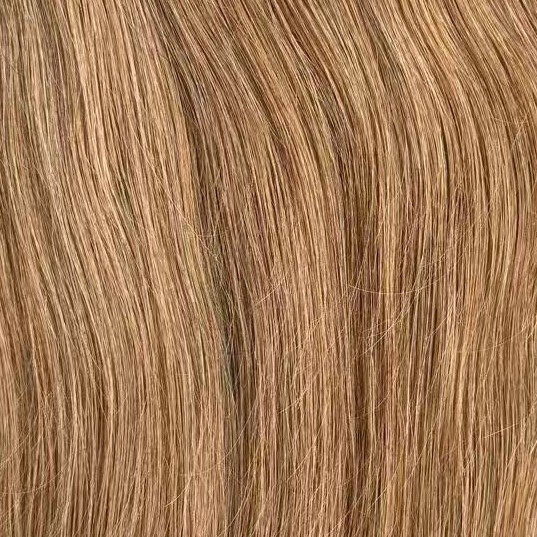
#> input picture new_shade/Autumn_CloseUp.jpg, 537 x 537 px; its folder holds only this picture in this run
$ python build_final_database.py
#> lines starting #> are read from the running program, lines starting #| are printed output that depends on the picture
"""
Final Production Database Builder
- Lighting normalization
- Lab color space
- 6 tone classification
- Multi-lighting support
"""
import cv2
import numpy as np
import json
from pathlib import Path
from sklearn.cluster import KMeans
from colormath.color_objects import LabColor, sRGBColor
from colormath.color_conversions import convert_color

def normalize_lighting(img):
    """Gray World Algorithm for lighting normalization"""
    img_float = img.astype(np.float32)

    # Calculate mean for each channel
    avg_b = np.mean(img_float[:, :, 0])
    avg_g = np.mean(img_float[:, :, 1])
    avg_r = np.mean(img_float[:, :, 2])

    # Gray world assumption: average should be gray
    gray = (avg_r + avg_g + avg_b) / 3

    # Scale factors
    scale_b = gray / (avg_b + 1e-6)
    scale_g = gray / (avg_g + 1e-6)
    scale_r = gray / (avg_r + 1e-6)

    # Apply correction
    img_float[:, :, 0] = np.clip(img_float[:, :, 0] * scale_b, 0, 255)
    img_float[:, :, 1] = np.clip(img_float[:, :, 1] * scale_g, 0, 255)
    img_float[:, :, 2] = np.clip(img_float[:, :, 2] * scale_r, 0, 255)

    return img_float.astype(np.uint8)

def rgb_to_lab(rgb):
    """Convert RGB to Lab color space"""
    r, g, b = [x / 255.0 for x in rgb]
    rgb_color = sRGBColor(r, g, b)
    lab_color = convert_color(rgb_color, LabColor)
    return [lab_color.lab_l, lab_color.lab_a, lab_color.lab_b]

# [16 lines left out: function classify_tone, not called in this run]

def rgb_to_hsv(rgb):
    """RGB to HSV"""
    r, g, b = [x / 255.0 for x in rgb]
    max_c = max(r, g, b)
    min_c = min(r, g, b)
    diff = max_c - min_c

    if diff == 0:
        h = 0
    elif max_c == r:
        h = (60 * ((g - b) / diff) + 360) % 360
    elif max_c == g:
        h = (60 * ((b - r) / diff) + 120) % 360
    else:
        h = (60 * ((r - g) / diff) + 240) % 360

    s = 0 if max_c == 0 else (diff / max_c)
    v = max_c
    return h, s, v

def extract_colors(image_path):
    """Extract colors with lighting normalization"""
    img = cv2.imread(str(image_path))
    if img is None:
        return None

    # Resize
    h, w = img.shape[:2]
    if max(h, w) > 600:
        scale = 600 / max(h, w)
        img = cv2.resize(img, None, fx=scale, fy=scale)

    # Normalize lighting
    img_normalized = normalize_lighting(img)

    # Convert to RGB
    img_rgb = cv2.cvtColor(img_normalized, cv2.COLOR_BGR2RGB)
    pixels = img_rgb.reshape(-1, 3).astype(np.float32)

    # Filter
    brightness = pixels[:, 0] * 0.299 + pixels[:, 1] * 0.587 + pixels[:, 2] * 0.114
    max_vals = np.max(pixels, axis=1)
    min_vals = np.min(pixels, axis=1)
    saturation = (max_vals - min_vals) / (max_vals + 1)

    valid = (brightness > 25) & (brightness < 220) & (saturation > 0.05)
    clean = pixels[valid]

    if len(clean) < 100:
        clean = pixels[(brightness > 30) & (brightness < 210)]

    # Sample
    if len(clean) > 8000:
        idx = np.random.choice(len(clean), 8000, replace=False)
        clean = clean[idx]

    # Cluster
    n = min(3, len(np.unique(clean.astype(int), axis=0)))
    kmeans = KMeans(n_clusters=n, random_state=42, n_init=5)
    kmeans.fit(clean)

    labels = kmeans.labels_
    centers = kmeans.cluster_centers_
    counts = np.bincount(labels)
    total = len(labels)

    colors = []
    for i in range(n):
        pct = (counts[i] / total) * 100
        if pct >= 5:
            rgb = [max(0, min(255, int(c))) for c in centers[i]]

            # Calculate properties
            brightness_val = rgb[0] * 0.299 + rgb[1] * 0.587 + rgb[2] * 0.114
            h, s, v = rgb_to_hsv(rgb)
            lab = rgb_to_lab(rgb)
            tone = classify_tone(rgb, h, s)

            colors.append({
                "rgb": rgb,
                "lab": [round(x, 2) for x in lab],
                "percentage": round(pct, 2),
                "brightness": round(brightness_val, 2),
                "hue": round(h, 2),
                "saturation": round(s, 3),
                "tone": tone
            })

    colors.sort(key=lambda x: x["percentage"], reverse=True)
    return colors

def process_shades():
    """Process new_shade folder"""
    shade_path = Path("new_shade")
    if not shade_path.exists():
        print("❌ new_shade folder not found!")
        return {}

    all_shades = {}
    subdirs = [d for d in shade_path.iterdir() if d.is_dir()]

    if subdirs:
        print(f"📁 Found {len(subdirs)} shade folders\n")

        for shade_dir in subdirs:
            shade_name = shade_dir.name
            print(f"🎨 Processing: {shade_name}")

            all_colors = []
            for img_file in shade_dir.iterdir():
                if img_file.suffix.lower() in ['.jpg', '.jpeg', '.png']:
                    colors = extract_colors(img_file)
                    if colors:
                        all_colors.extend(colors)

            if all_colors:
                merged = merge_colors(all_colors)
                all_shades[shade_name] = merged
                print(f"   ✓ {len(merged)} colors | Tone: {merged[0]['tone']}")
    else:
        print("📄 Processing direct images\n")

        for img_file in shade_path.iterdir():
            if img_file.suffix.lower() in ['.jpg', '.jpeg', '.png']:
                shade_name = img_file.stem
                print(f"🎨 {shade_name}")

                colors = extract_colors(img_file)
#> in extract_colors, img is the input picture: shape (537, 537, 3); mean B, G, R 85, 121.4, 161.7
#> in normalize_lighting, `avg_b = np.mean(img_float[:, :, 0])`: avg_b = 85.04
#> in normalize_lighting, `avg_g = np.mean(img_float[:, :, 1])`: avg_g = 121.4
#> in normalize_lighting, `avg_r = np.mean(img_float[:, :, 2])`: avg_r = 161.7
#> in normalize_lighting, `gray = (avg_r + avg_g + avg_b) / 3`: gray = 122.7
#> in normalize_lighting, `scale_b = gray / (avg_b + 1e-6)`: scale_b = 1.44
#> in normalize_lighting, `scale_g = gray / (avg_g + 1e-6)`: scale_g = 1.01
#> in normalize_lighting, `scale_r = gray / (avg_r + 1e-6)`: scale_r = 0.759
#> in normalize_lighting, `img_float[:, :, 0] = np.clip(img_float[:, :, 0] * scale_b, 0, 255)`:
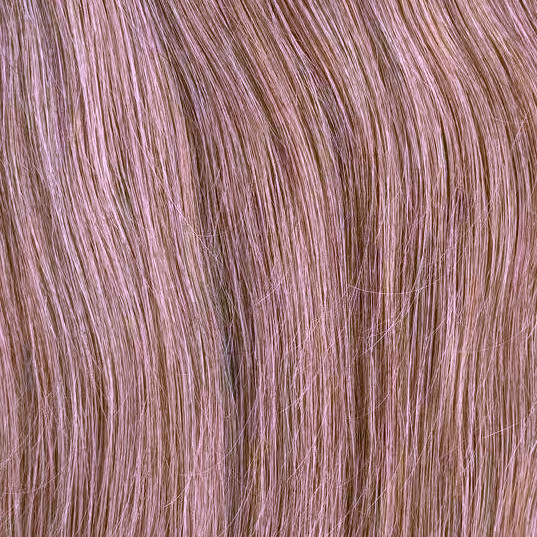
#> img_float: shape (537, 537, 3) float32; mean B, G, R 122.7, 121.4, 161.7
#> in normalize_lighting, `img_float[:, :, 2] = np.clip(img_float[:, :, 2] * scale_r, 0, 255)`:
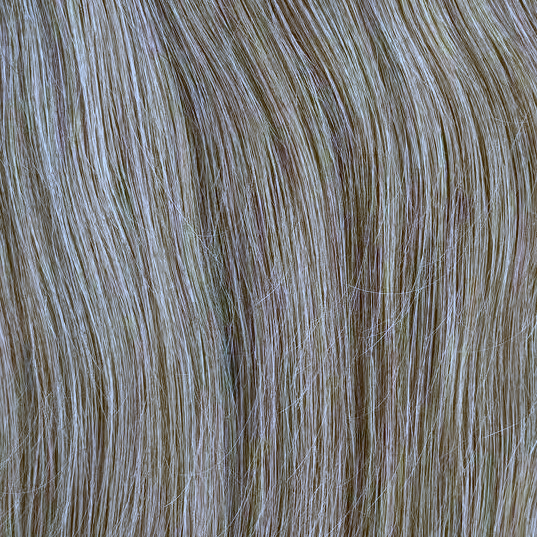
#> img_float: shape (537, 537, 3) float32; mean B, G, R 122.7, 122.7, 122.7
#> in extract_colors, `idx = np.random.choice(len(clean), 8000, replace=False)`: idx = 8000 values, max 238210 at index 3356, min 81 at index 992, mean 118502
#> in extract_colors, `n = min(3, len(np.unique(clean.astype(int), axis=0)))`: n = 3
#> in extract_colors, `labels = kmeans.labels_`: labels = 8000 values, max 2 at index 4, min 0 at index 0, mean 1.11
#> in extract_colors, `centers = kmeans.cluster_centers_`: centers = [[112.5, 109.7, 103.9], [82.56, 69.73, 49.21], [153, 162.7, 179.6]]
#> in extract_colors, `counts = np.bincount(labels)`: counts = [2568, 2018, 3414]
#> in extract_colors, `total = len(labels)`: total = 8000
#> the loop in extract_colors, `for i in range(n):` made 1 pass
#> (pct, rgb, brightness_val, max_c in rgb_to_hsv, min_c in rgb_to_hsv) on pass 1: (32.1, [112, 109, 103], 109.2, 0.439, 0.404)
#> after the loop in extract_colors, `for i in range(n):`: colors = []
                if colors:
                    all_shades[shade_name] = colors
                    print(f"   ✓ {len(colors)} colors")

    return all_shades

# [44 lines left out: function merge_colors, not called in this run]

def main():
    print("=" * 60)
    print("🚀 Building Final Production Database")
    print("=" * 60)
    print("✓ Lighting normalization")
    print("✓ Lab color space")
    print("✓ 6-tone classification")
    print("=" * 60)
    print()

    shades = process_shades()

    if shades:
        output = Path("app/shade/final_shades.json")
        output.parent.mkdir(exist_ok=True)

        with open(output, 'w') as f:
            json.dump(shades, f, indent=2)

        print()
        print("=" * 60)
        print(f"✅ Created {len(shades)} shades")
        print(f"💾 Saved to: {output}")
        print("=" * 60)

        # Summary
        tone_count = {}
        for shade_name, colors in shades.items():
            tone = colors[0]["tone"]
            tone_count[tone] = tone_count.get(tone, 0) + 1

        print("\n📊 Tone Distribution:")
        for tone, count in sorted(tone_count.items()):
            print(f"   {tone}: {count} shades")
    else:
        print("\n❌ No shades processed!")

if __name__ == "__main__":
    main()
#> (the call stopped at in rgb_to_lab, `rgb_color = sRGBColor(r, g, b)`: colormath is not available in this run)

$ run again, on new_shade/Brown Soft Blended.jpg
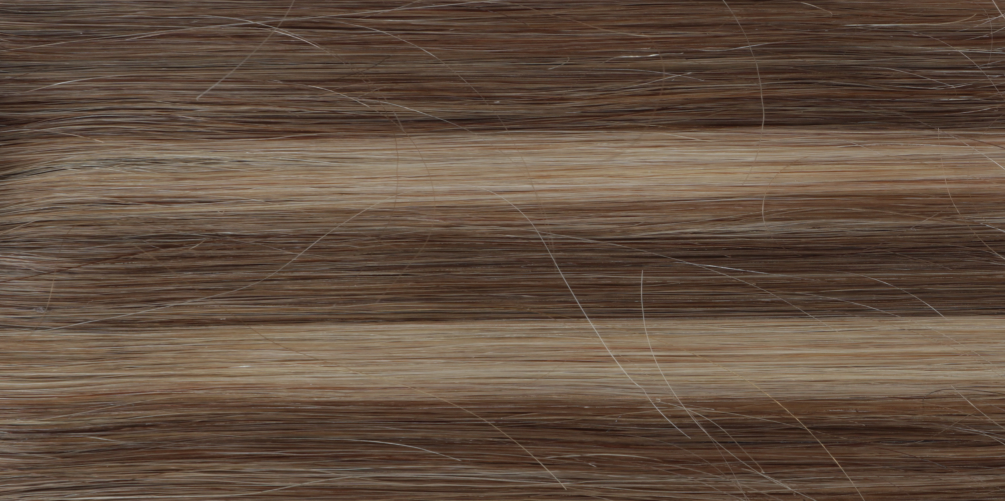
#> input picture new_shade/Brown Soft Blended.jpg, 3014 x 1502 px (shown at 1/3 size)
#> in extract_colors, img is the input picture: shape (1502, 3014, 3); mean B, G, R 64.8, 79.4, 98.5
#> in extract_colors, `img = cv2.resize(img, None, fx=scale, fy=scale)`:
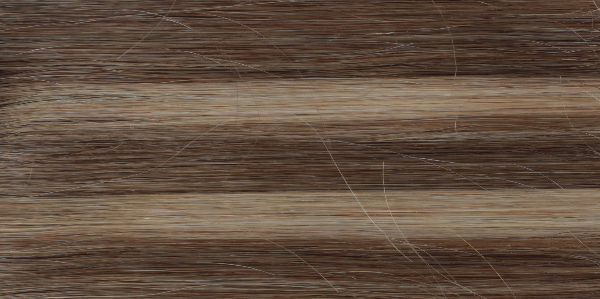
#> img: shape (299, 600, 3); mean B, G, R 64.6, 79.2, 98.4
#> avg_b = 64.58
#> avg_g = 79.22
#> avg_r = 98.37
#> gray = 80.73
#> scale_b = 1.25
#> scale_g = 1.02
#> scale_r = 0.821
#> in normalize_lighting, `img_float[:, :, 2] = np.clip(img_float[:, :, 2] * scale_r, 0, 255)`:
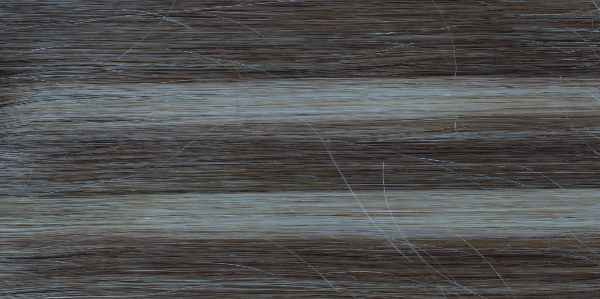
#> img_float: shape (299, 600, 3) float32; mean B, G, R 80.8, 80.7, 80.7
#> idx = 8000 values, max 144819 at index 2732, min 28 at index 5598, mean 72643.4
#> n = 3
#> labels = 8000 values, max 2 at index 2, min 0 at index 0, mean 0.811
#> centers = [[58.63, 51.77, 48.89], [81.91, 82.76, 83.88], [112.8, 123.4, 128]]
#> counts = [3609, 2290, 2101]
#> total = 8000
#> the loop in extract_colors, `for i in range(n):` made 1 pass
#> (pct, rgb, brightness_val, max_c in rgb_to_hsv, min_c in rgb_to_hsv) on pass 1: (45.11, [58, 51, 48], 52.75, 0.227, 0.188)
#> after the loop in extract_colors, `for i in range(n):`: colors = []

$ run again, on new_shade/Brown Soft Blended_CloseUp.jpg
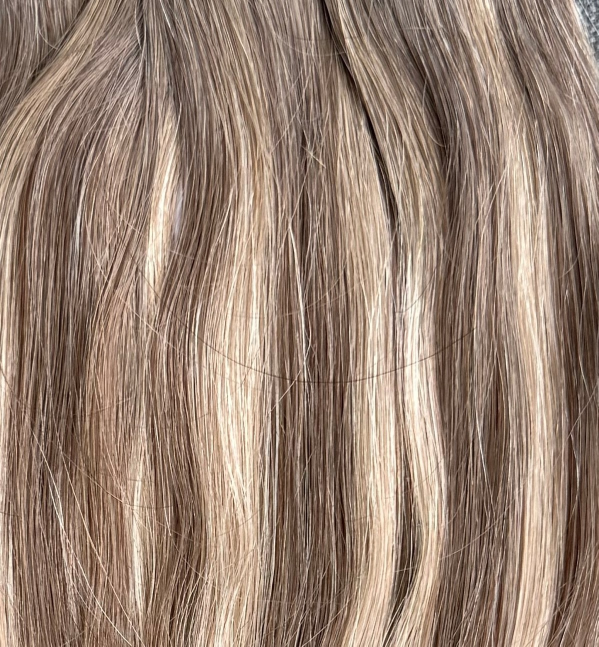
#> input picture new_shade/Brown Soft Blended_CloseUp.jpg, 1197 x 1293 px (shown at 1/2 size)
#> in extract_colors, img is the input picture: shape (1293, 1197, 3); mean B, G, R 114.2, 130, 152.8
#> in extract_colors, `img = cv2.resize(img, None, fx=scale, fy=scale)`:
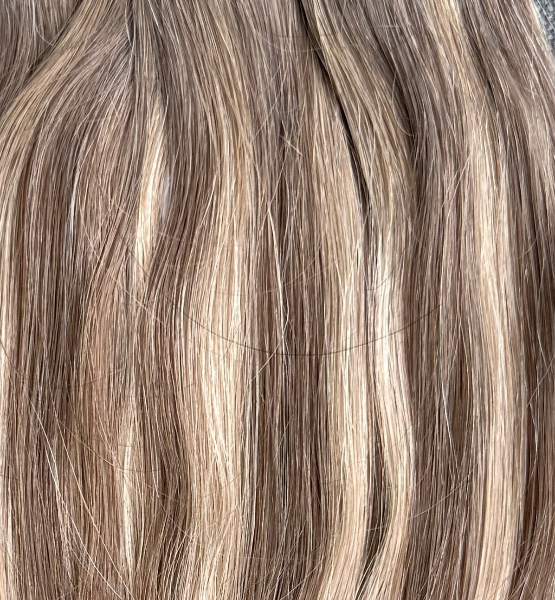
#> img: shape (600, 555, 3); mean B, G, R 114.1, 129.9, 152.7
#> avg_b = 114.1
#> avg_g = 129.9
#> avg_r = 152.7
#> gray = 132.2
#> scale_b = 1.16
#> scale_g = 1.02
#> scale_r = 0.866
#> in normalize_lighting, `img_float[:, :, 2] = np.clip(img_float[:, :, 2] * scale_r, 0, 255)`:
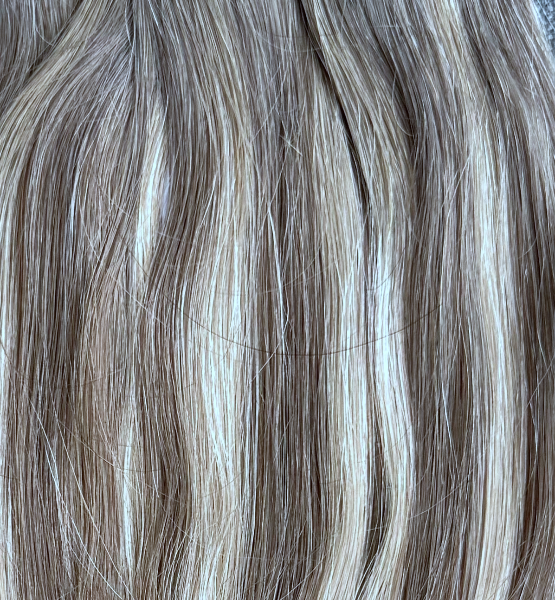
#> img_float: shape (600, 555, 3) float32; mean B, G, R 132.1, 132.2, 132.2
#> idx = 8000 values, max 204150 at index 5213, min 5 at index 6878, mean 101665.3
#> n = 3
#> labels = 8000 values, max 2 at index 4, min 0 at index 5, mean 1.04
#> centers = [[177.8, 187.8, 195], [80.05, 70.59, 64.24], [124.1, 121.7, 120.4]]
#> counts = [2249, 3191, 2560]
#> total = 8000
#> the loop in extract_colors, `for i in range(n):` made 1 pass
#> (pct, rgb, brightness_val, max_c in rgb_to_hsv, min_c in rgb_to_hsv) on pass 1: (28.11, [177, 187, 194], 184.8, 0.761, 0.694)
#> after the loop in extract_colors, `for i in range(n):`: colors = []

$ run again, on new_shade/Brown Soft Blended_IndoorLight.jpg
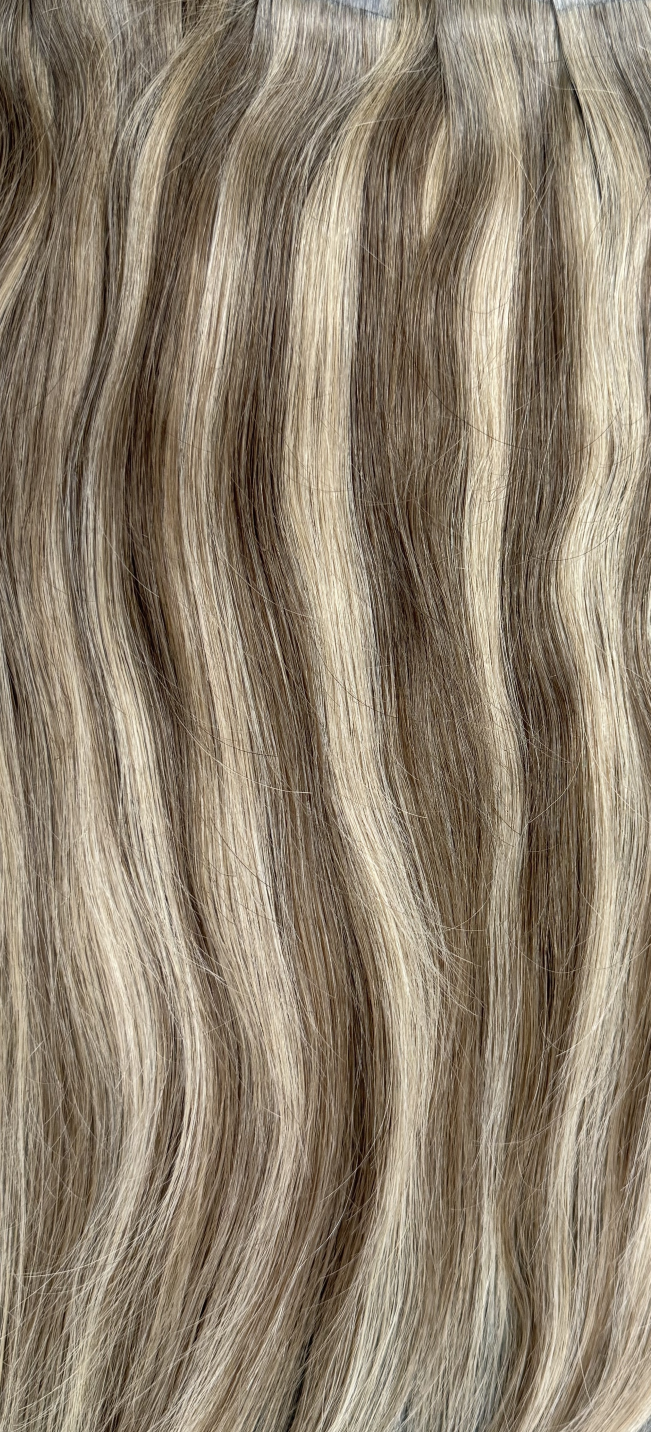
#> input picture new_shade/Brown Soft Blended_IndoorLight.jpg, 1952 x 4296 px (shown at 1/3 size)
#> in extract_colors, img is the input picture: shape (4296, 1952, 3); mean B, G, R 110.3, 129.1, 142.7
#> in extract_colors, `img = cv2.resize(img, None, fx=scale, fy=scale)`:
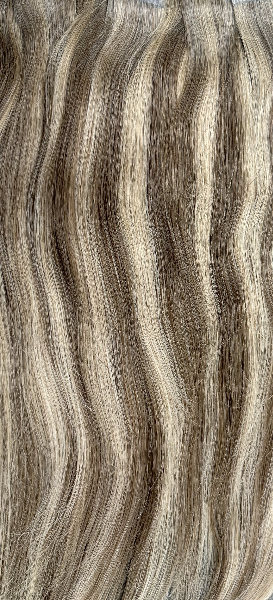
#> img: shape (600, 273, 3); mean B, G, R 110.2, 129.1, 142.6
#> avg_b = 110.2
#> avg_g = 129.1
#> avg_r = 142.6
#> gray = 127.3
#> scale_b = 1.15
#> scale_g = 0.986
#> scale_r = 0.893
#> in normalize_lighting, `img_float[:, :, 2] = np.clip(img_float[:, :, 2] * scale_r, 0, 255)`:
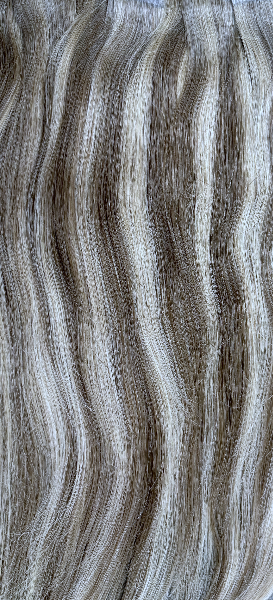
#> img_float: shape (600, 273, 3) float32; mean B, G, R 127.3, 127.3, 127.3
#> idx = 8000 values, max 107192 at index 6805, min 3 at index 3828, mean 53063.3
#> n = 3
#> labels = 8000 values, max 2 at index 0, min 0 at index 13, mean 0.95
#> centers = [[74.75, 67.26, 58.25], [175.7, 183.8, 193.8], [115.2, 113.4, 110.8]]
#> counts = [2795, 2807, 2398]
#> total = 8000
#> the loop in extract_colors, `for i in range(n):` made 1 pass
#> (pct, rgb, brightness_val, max_c in rgb_to_hsv, min_c in rgb_to_hsv) on pass 1: (34.94, [74, 67, 58], 68.07, 0.29, 0.227)
#> after the loop in extract_colors, `for i in range(n):`: colors = []

$ run again, on new_shade/Autumn_IndoorLight.jpg
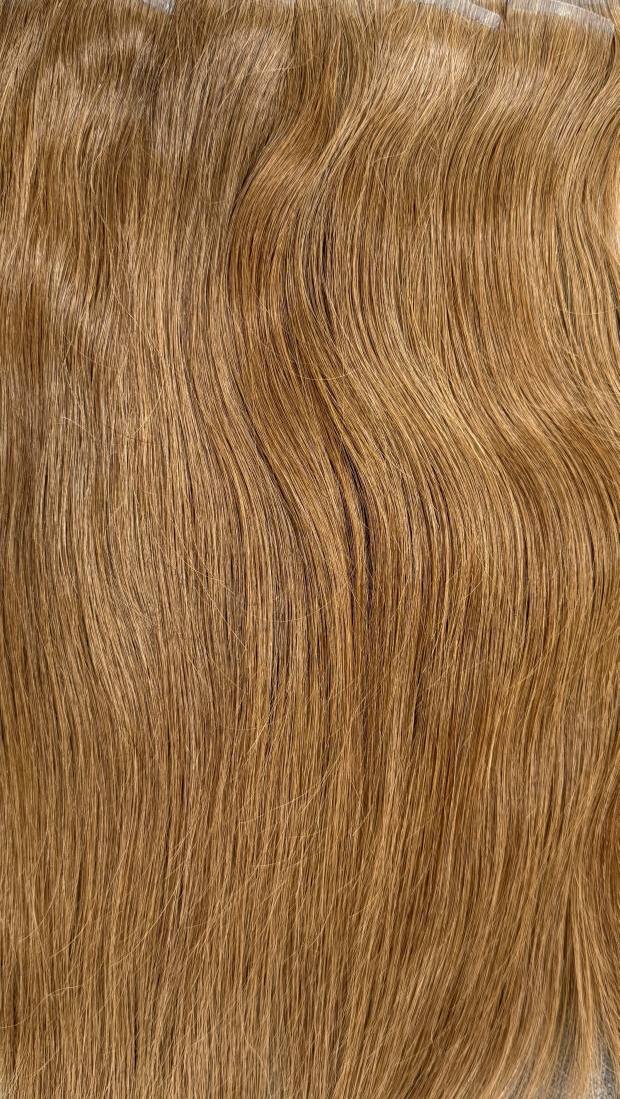
#> input picture new_shade/Autumn_IndoorLight.jpg, 2478 x 4396 px (shown at 1/4 size)
#> in extract_colors, img is the input picture: shape (4396, 2478, 3); mean B, G, R 66, 107.5, 147.3
#> in extract_colors, `img = cv2.resize(img, None, fx=scale, fy=scale)`:
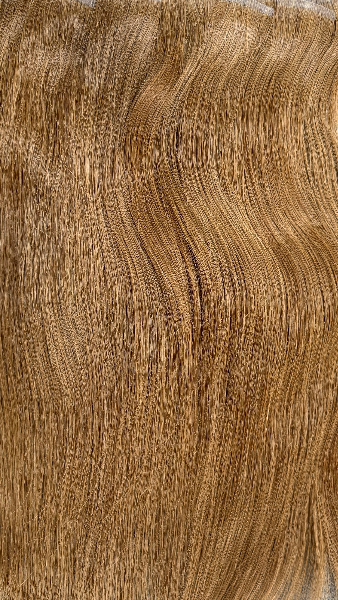
#> img: shape (600, 338, 3); mean B, G, R 65.8, 107.4, 147.2
#> avg_b = 65.84
#> avg_g = 107.4
#> avg_r = 147.2
#> gray = 106.8
#> scale_b = 1.62
#> scale_g = 0.995
#> scale_r = 0.726
#> in normalize_lighting, `img_float[:, :, 2] = np.clip(img_float[:, :, 2] * scale_r, 0, 255)`:
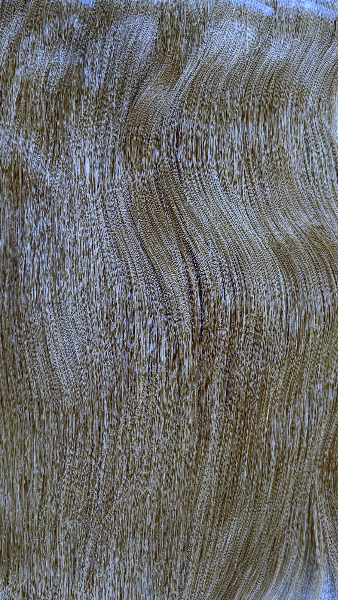
#> img_float: shape (600, 338, 3) float32; mean B, G, R 106.6, 106.8, 106.8
#> idx = 8000 values, max 179632 at index 7386, min 5 at index 520, mean 89793.8
#> n = 3
#> labels = 8000 values, max 2 at index 7, min 0 at index 0, mean 1.08
#> centers = [[145.2, 159.6, 189.3], [76.38, 65.67, 44.07], [111, 112.8, 114.9]]
#> counts = [2102, 3140, 2758]
#> total = 8000
#> the loop in extract_colors, `for i in range(n):` made 1 pass
#> (pct, rgb, brightness_val, max_c in rgb_to_hsv, min_c in rgb_to_hsv) on pass 1: (26.27, [145, 159, 189], 158.2, 0.741, 0.569)
#> after the loop in extract_colors, `for i in range(n):`: colors = []
